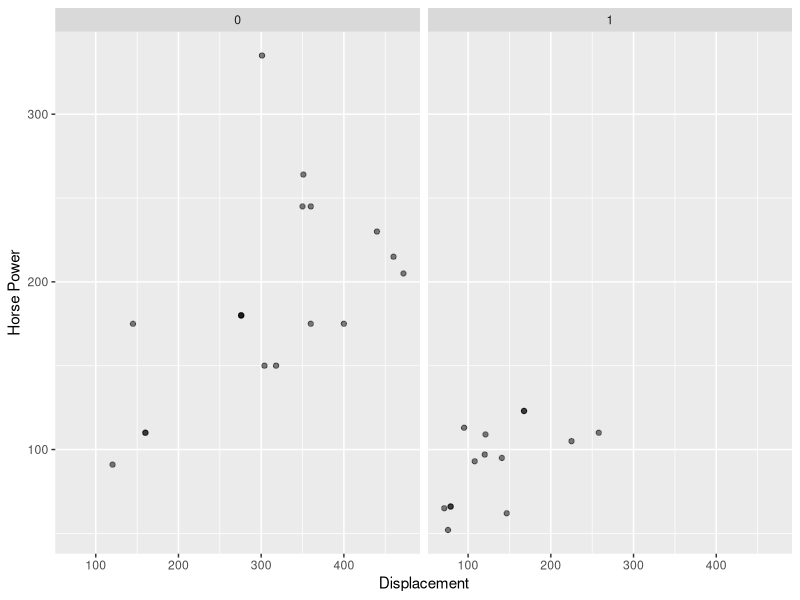

Generate this figure with R: (Note: this script raises an error after producing the figure.)
#mtcars plots
library(dplyr)
library(ggplot2)
#plot


#1
mtcars  %>%
  ggplot(mapping = aes(x= disp, y= hp))+ geom_point(alpha= 0.5) + facet_wrap(~vs) + 
 ylab("Horse Power") + xlab("Displacement")
+ theme_minimal()

